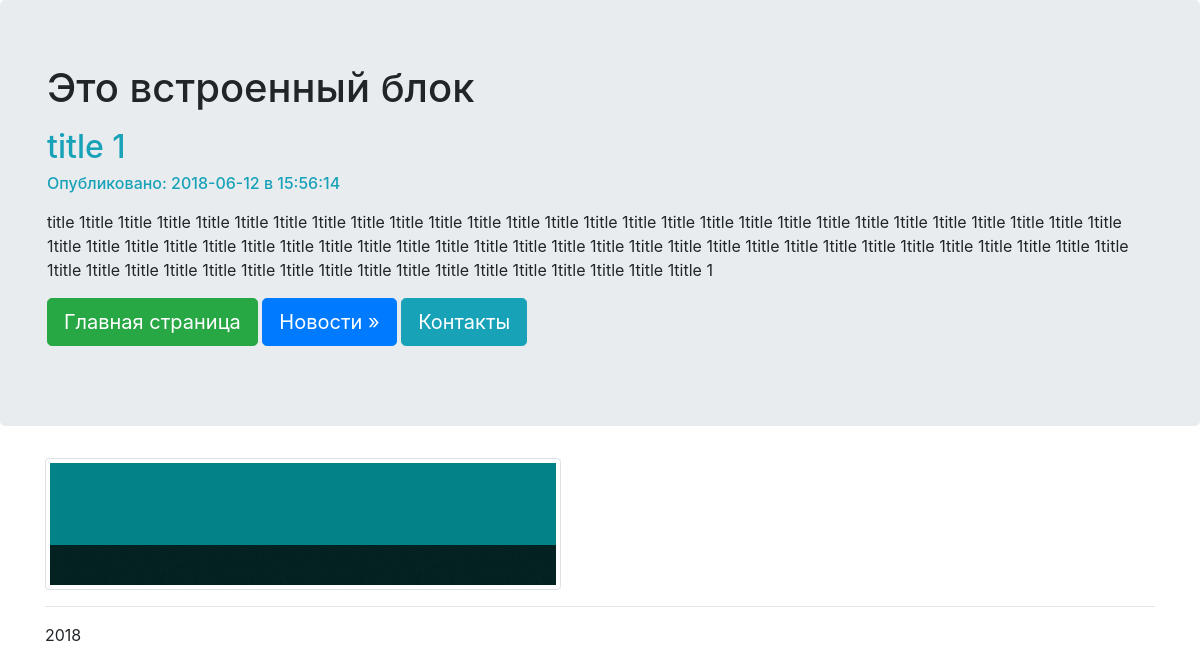
The page /news/1/ on the database its author committed.
### news/models.py (models this page shows, shortened)
class Articles(models.Model):
    title = models.CharField(max_length=120)
    post = models.TextField()
    date = models.DateTimeField()

### news/templates/news/post.html
{% extends "mainApp/wrapper.html" %}
{% block content %}
    <h2 class="text-info">{{articles.title}}</h2>
    <h6 class="text-info">Опубликовано: {{articles.date|date:"Y-m-d в H:i:s"}}</h6>
    <p>{{articles.post|safe|linebreaks}}</p>
{% endblock %}

### rows shown on the page
Articles: title "title 1", date "2018-06-12 в 15:56:14", post "title 1title 1title 1title 1title 1title 1title 1title 1title 1title 1title 1title 1title 1title 1title 1title 1title 1title 1title 1title 1title 1title 1title 1title 1title 1title 1title 1title 1title 1title 1title 1title 1title 1title 1title 1title 1title 1title 1title 1title 1title 1title 1title 1title 1title 1title 1title 1title 1title 1title 1title 1title 1title 1title 1title 1title 1title 1title 1title 1title 1title 1title 1title 1title 1title 1title 1title 1title 1title 1title 1title 1title 1title 1"
